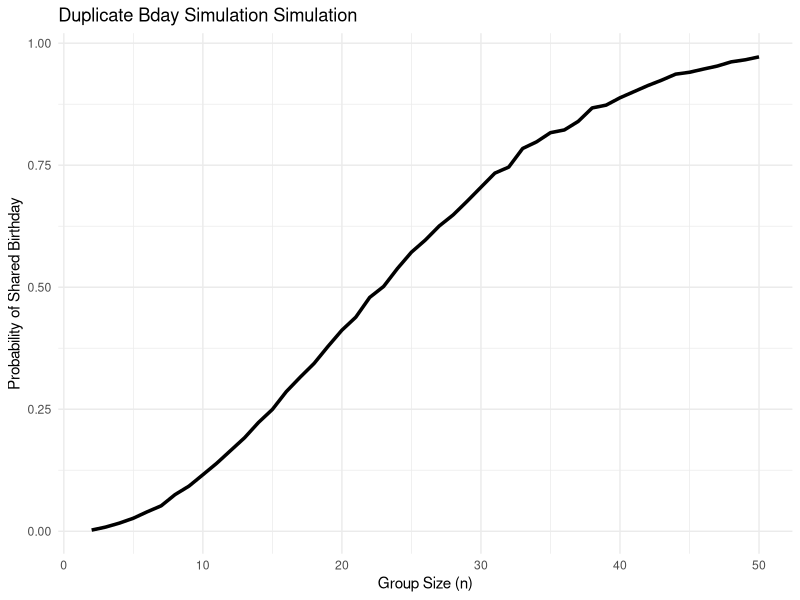

The R source for this figure:
## ---- chunk 1
library(ggplot2)
## ---- chunk 2
all_bdays = seq(as.Date("2001-01-01"), as.Date("2001-12-31"), by = "day")
names(all_bdays) = 1:365

duplicate_bday = function(n) {
  bday_nums = sample(1:365, n, replace = TRUE)   
  bdays = all_bdays[as.character(bday_nums)]  
  any(duplicated(bdays))}

#randomly drawing bdays
set.seed(1)
group_sizes = 2:50
nsim = 10000

probabilities = sapply(group_sizes, function(n) {
  mean(replicate(nsim, duplicate_bday(n)))})

bday_df = data.frame(
  group_size = group_sizes,
  prob = probabilities)

bday_prob_plot = ggplot(bday_df, aes(x = group_size, y = prob)) +
  geom_line(linewidth = 1.2) +
  labs(title = "Duplicate Bday Simulation Simulation",
       x = "Group Size (n)",
       y = "Probability of Shared Birthday") +
  theme_minimal()

bday_prob_plot
